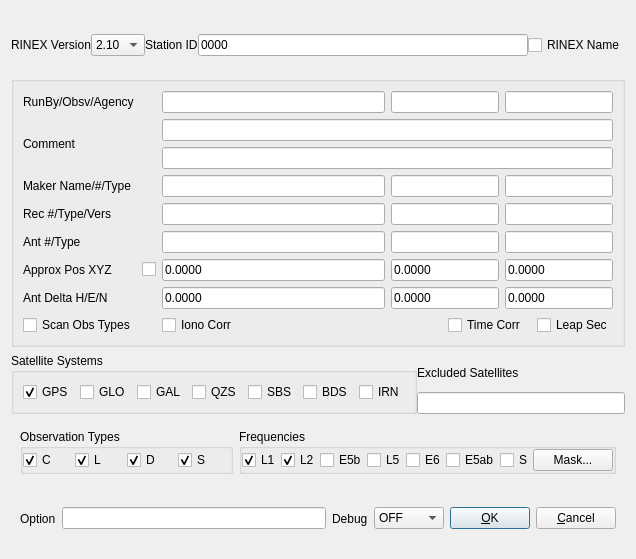
<?xml version="1.0" encoding="UTF-8"?>
<ui version="4.0">
 <class>ConvOptDialog</class>
 <widget class="QWidget" name="ConvOptDialog">
  <property name="geometry">
   <rect>
    <x>0</x>
    <y>0</y>
    <width>636</width>
    <height>559</height>
   </rect>
  </property>
  <property name="windowTitle">
   <string>Options</string>
  </property>
  <property name="toolTip">
   <string/>
  </property>
  <layout class="QVBoxLayout" name="verticalLayout">
   <item>
    <widget class="QWidget" name="widget_2" native="true">
     <layout class="QHBoxLayout" name="horizontalLayout_5">
      <property name="spacing">
       <number>0</number>
      </property>
      <property name="leftMargin">
       <number>0</number>
      </property>
      <property name="rightMargin">
       <number>0</number>
      </property>
      <property name="bottomMargin">
       <number>0</number>
      </property>
      <item>
       <widget class="QLabel" name="Label9">
        <property name="enabled">
         <bool>true</bool>
        </property>
        <property name="toolTip">
         <string/>
        </property>
        <property name="text">
         <string>RINEX Version</string>
        </property>
       </widget>
      </item>
      <item>
       <widget class="QComboBox" name="RnxVer">
        <property name="enabled">
         <bool>true</bool>
        </property>
        <property name="toolTip">
         <string/>
        </property>
        <item>
         <property name="text">
          <string>2.10</string>
         </property>
        </item>
        <item>
         <property name="text">
          <string>2.11</string>
         </property>
        </item>
        <item>
         <property name="text">
          <string>2.12</string>
         </property>
        </item>
        <item>
         <property name="text">
          <string>3.00</string>
         </property>
        </item>
        <item>
         <property name="text">
          <string>3.01</string>
         </property>
        </item>
        <item>
         <property name="text">
          <string>3.02</string>
         </property>
        </item>
        <item>
         <property name="text">
          <string>3.03</string>
         </property>
        </item>
       </widget>
      </item>
      <item>
       <widget class="QLabel" name="Label12">
        <property name="enabled">
         <bool>true</bool>
        </property>
        <property name="toolTip">
         <string/>
        </property>
        <property name="text">
         <string>Station ID</string>
        </property>
       </widget>
      </item>
      <item>
       <widget class="QLineEdit" name="RnxCode">
        <property name="enabled">
         <bool>true</bool>
        </property>
        <property name="toolTip">
         <string/>
        </property>
        <property name="text">
         <string>0000</string>
        </property>
       </widget>
      </item>
      <item>
       <widget class="QCheckBox" name="RnxFile">
        <property name="toolTip">
         <string/>
        </property>
        <property name="text">
         <string>RINEX Name</string>
        </property>
        <property name="checked">
         <bool>false</bool>
        </property>
       </widget>
      </item>
     </layout>
    </widget>
   </item>
   <item>
    <widget class="QGroupBox" name="GroupBox1">
     <property name="toolTip">
      <string/>
     </property>
     <property name="title">
      <string/>
     </property>
     <layout class="QGridLayout" name="gridLayout">
      <item row="0" column="0">
       <widget class="QLabel" name="Label2">
        <property name="enabled">
         <bool>true</bool>
        </property>
        <property name="toolTip">
         <string/>
        </property>
        <property name="text">
         <string>RunBy/Obsv/Agency</string>
        </property>
       </widget>
      </item>
      <item row="0" column="2">
       <widget class="QLineEdit" name="RunBy">
        <property name="enabled">
         <bool>true</bool>
        </property>
        <property name="toolTip">
         <string/>
        </property>
        <property name="text">
         <string/>
        </property>
       </widget>
      </item>
      <item row="0" column="3" colspan="2">
       <widget class="QLineEdit" name="Name0">
        <property name="enabled">
         <bool>true</bool>
        </property>
        <property name="toolTip">
         <string/>
        </property>
        <property name="text">
         <string/>
        </property>
       </widget>
      </item>
      <item row="0" column="5" colspan="2">
       <widget class="QLineEdit" name="Name1">
        <property name="enabled">
         <bool>true</bool>
        </property>
        <property name="toolTip">
         <string/>
        </property>
        <property name="text">
         <string/>
        </property>
       </widget>
      </item>
      <item row="1" column="0" rowspan="2">
       <widget class="QLabel" name="Label10">
        <property name="enabled">
         <bool>true</bool>
        </property>
        <property name="toolTip">
         <string/>
        </property>
        <property name="text">
         <string>Comment</string>
        </property>
       </widget>
      </item>
      <item row="1" column="2" colspan="5">
       <widget class="QLineEdit" name="Comment0">
        <property name="enabled">
         <bool>true</bool>
        </property>
        <property name="toolTip">
         <string/>
        </property>
        <property name="text">
         <string/>
        </property>
       </widget>
      </item>
      <item row="2" column="2" colspan="5">
       <widget class="QLineEdit" name="Comment1">
        <property name="enabled">
         <bool>true</bool>
        </property>
        <property name="toolTip">
         <string/>
        </property>
        <property name="text">
         <string/>
        </property>
       </widget>
      </item>
      <item row="3" column="0">
       <widget class="QLabel" name="Label1">
        <property name="enabled">
         <bool>true</bool>
        </property>
        <property name="toolTip">
         <string/>
        </property>
        <property name="text">
         <string>Maker Name/#/Type</string>
        </property>
       </widget>
      </item>
      <item row="3" column="2">
       <widget class="QLineEdit" name="Marker">
        <property name="enabled">
         <bool>true</bool>
        </property>
        <property name="toolTip">
         <string/>
        </property>
        <property name="text">
         <string/>
        </property>
       </widget>
      </item>
      <item row="3" column="3" colspan="2">
       <widget class="QLineEdit" name="MarkerNo">
        <property name="enabled">
         <bool>true</bool>
        </property>
        <property name="toolTip">
         <string/>
        </property>
        <property name="text">
         <string/>
        </property>
       </widget>
      </item>
      <item row="3" column="5" colspan="2">
       <widget class="QLineEdit" name="MarkerType">
        <property name="enabled">
         <bool>true</bool>
        </property>
        <property name="toolTip">
         <string/>
        </property>
        <property name="text">
         <string/>
        </property>
       </widget>
      </item>
      <item row="4" column="0">
       <widget class="QLabel" name="Label4">
        <property name="enabled">
         <bool>true</bool>
        </property>
        <property name="toolTip">
         <string/>
        </property>
        <property name="text">
         <string>Rec #/Type/Vers</string>
        </property>
       </widget>
      </item>
      <item row="4" column="2">
       <widget class="QLineEdit" name="Rec0">
        <property name="enabled">
         <bool>true</bool>
        </property>
        <property name="toolTip">
         <string/>
        </property>
        <property name="text">
         <string/>
        </property>
       </widget>
      </item>
      <item row="4" column="3" colspan="2">
       <widget class="QLineEdit" name="Rec1">
        <property name="enabled">
         <bool>true</bool>
        </property>
        <property name="toolTip">
         <string/>
        </property>
        <property name="text">
         <string/>
        </property>
       </widget>
      </item>
      <item row="4" column="5" colspan="2">
       <widget class="QLineEdit" name="Rec2">
        <property name="enabled">
         <bool>true</bool>
        </property>
        <property name="toolTip">
         <string/>
        </property>
        <property name="text">
         <string/>
        </property>
       </widget>
      </item>
      <item row="5" column="2">
       <widget class="QLineEdit" name="Ant0">
        <property name="enabled">
         <bool>true</bool>
        </property>
        <property name="toolTip">
         <string/>
        </property>
        <property name="text">
         <string/>
        </property>
       </widget>
      </item>
      <item row="5" column="3" colspan="2">
       <widget class="QLineEdit" name="Ant1">
        <property name="enabled">
         <bool>true</bool>
        </property>
        <property name="toolTip">
         <string/>
        </property>
        <property name="text">
         <string/>
        </property>
       </widget>
      </item>
      <item row="5" column="5" colspan="2">
       <widget class="QLineEdit" name="Ant2">
        <property name="enabled">
         <bool>true</bool>
        </property>
        <property name="toolTip">
         <string/>
        </property>
        <property name="text">
         <string/>
        </property>
       </widget>
      </item>
      <item row="6" column="0">
       <widget class="QLabel" name="Label6">
        <property name="enabled">
         <bool>true</bool>
        </property>
        <property name="toolTip">
         <string/>
        </property>
        <property name="text">
         <string>Approx Pos XYZ</string>
        </property>
       </widget>
      </item>
      <item row="6" column="1">
       <widget class="QCheckBox" name="AutoPos">
        <property name="toolTip">
         <string/>
        </property>
        <property name="text">
         <string/>
        </property>
        <property name="checked">
         <bool>false</bool>
        </property>
       </widget>
      </item>
      <item row="6" column="2">
       <widget class="QLineEdit" name="AppPos0">
        <property name="enabled">
         <bool>true</bool>
        </property>
        <property name="toolTip">
         <string/>
        </property>
        <property name="text">
         <string>0.0000</string>
        </property>
       </widget>
      </item>
      <item row="6" column="3" colspan="2">
       <widget class="QLineEdit" name="AppPos1">
        <property name="enabled">
         <bool>true</bool>
        </property>
        <property name="toolTip">
         <string/>
        </property>
        <property name="text">
         <string>0.0000</string>
        </property>
       </widget>
      </item>
      <item row="6" column="5" colspan="2">
       <widget class="QLineEdit" name="AppPos2">
        <property name="enabled">
         <bool>true</bool>
        </property>
        <property name="toolTip">
         <string/>
        </property>
        <property name="text">
         <string>0.0000</string>
        </property>
       </widget>
      </item>
      <item row="7" column="2">
       <widget class="QLineEdit" name="AntDel0">
        <property name="enabled">
         <bool>true</bool>
        </property>
        <property name="toolTip">
         <string/>
        </property>
        <property name="text">
         <string>0.0000</string>
        </property>
       </widget>
      </item>
      <item row="7" column="3" colspan="2">
       <widget class="QLineEdit" name="AntDel1">
        <property name="enabled">
         <bool>true</bool>
        </property>
        <property name="toolTip">
         <string/>
        </property>
        <property name="text">
         <string>0.0000</string>
        </property>
       </widget>
      </item>
      <item row="7" column="5" colspan="2">
       <widget class="QLineEdit" name="AntDel2">
        <property name="enabled">
         <bool>true</bool>
        </property>
        <property name="toolTip">
         <string/>
        </property>
        <property name="text">
         <string>0.0000</string>
        </property>
       </widget>
      </item>
      <item row="8" column="0">
       <widget class="QCheckBox" name="ScanObs">
        <property name="toolTip">
         <string/>
        </property>
        <property name="text">
         <string>Scan Obs Types</string>
        </property>
        <property name="checked">
         <bool>false</bool>
        </property>
       </widget>
      </item>
      <item row="8" column="2" colspan="2">
       <widget class="QCheckBox" name="OutIono">
        <property name="toolTip">
         <string/>
        </property>
        <property name="text">
         <string>Iono Corr</string>
        </property>
        <property name="checked">
         <bool>false</bool>
        </property>
       </widget>
      </item>
      <item row="8" column="4" colspan="2">
       <widget class="QCheckBox" name="OutTime">
        <property name="toolTip">
         <string/>
        </property>
        <property name="text">
         <string>Time Corr</string>
        </property>
        <property name="checked">
         <bool>false</bool>
        </property>
       </widget>
      </item>
      <item row="8" column="6">
       <widget class="QCheckBox" name="OutLeaps">
        <property name="toolTip">
         <string/>
        </property>
        <property name="text">
         <string>Leap Sec</string>
        </property>
        <property name="checked">
         <bool>false</bool>
        </property>
       </widget>
      </item>
      <item row="7" column="0">
       <widget class="QLabel" name="Label7">
        <property name="enabled">
         <bool>true</bool>
        </property>
        <property name="toolTip">
         <string/>
        </property>
        <property name="text">
         <string>Ant Delta H/E/N</string>
        </property>
       </widget>
      </item>
      <item row="5" column="0">
       <widget class="QLabel" name="Label5">
        <property name="enabled">
         <bool>true</bool>
        </property>
        <property name="toolTip">
         <string/>
        </property>
        <property name="text">
         <string>Ant #/Type</string>
        </property>
       </widget>
      </item>
     </layout>
    </widget>
   </item>
   <item>
    <widget class="QWidget" name="widget_3" native="true">
     <layout class="QGridLayout" name="gridLayout_2">
      <property name="leftMargin">
       <number>0</number>
      </property>
      <property name="topMargin">
       <number>0</number>
      </property>
      <property name="rightMargin">
       <number>0</number>
      </property>
      <property name="bottomMargin">
       <number>0</number>
      </property>
      <property name="spacing">
       <number>0</number>
      </property>
      <item row="2" column="2">
       <widget class="QLineEdit" name="ExSats">
        <property name="enabled">
         <bool>true</bool>
        </property>
        <property name="toolTip">
         <string/>
        </property>
        <property name="text">
         <string/>
        </property>
       </widget>
      </item>
      <item row="1" column="2">
       <widget class="QLabel" name="Label11">
        <property name="enabled">
         <bool>true</bool>
        </property>
        <property name="toolTip">
         <string/>
        </property>
        <property name="text">
         <string>Excluded Satellites</string>
        </property>
       </widget>
      </item>
      <item row="1" column="1" rowspan="2">
       <widget class="QGroupBox" name="GroupBox2">
        <property name="toolTip">
         <string/>
        </property>
        <property name="title">
         <string>Satellite Systems</string>
        </property>
        <layout class="QHBoxLayout" name="horizontalLayout">
         <item>
          <widget class="QCheckBox" name="Nav1">
           <property name="toolTip">
            <string/>
           </property>
           <property name="text">
            <string>GPS</string>
           </property>
           <property name="checked">
            <bool>true</bool>
           </property>
          </widget>
         </item>
         <item>
          <widget class="QCheckBox" name="Nav2">
           <property name="toolTip">
            <string/>
           </property>
           <property name="text">
            <string>GLO</string>
           </property>
           <property name="checked">
            <bool>false</bool>
           </property>
          </widget>
         </item>
         <item>
          <widget class="QCheckBox" name="Nav3">
           <property name="toolTip">
            <string/>
           </property>
           <property name="text">
            <string>GAL</string>
           </property>
           <property name="checked">
            <bool>false</bool>
           </property>
          </widget>
         </item>
         <item>
          <widget class="QCheckBox" name="Nav4">
           <property name="toolTip">
            <string/>
           </property>
           <property name="text">
            <string>QZS</string>
           </property>
           <property name="checked">
            <bool>false</bool>
           </property>
          </widget>
         </item>
         <item>
          <widget class="QCheckBox" name="Nav5">
           <property name="toolTip">
            <string/>
           </property>
           <property name="text">
            <string>SBS</string>
           </property>
           <property name="checked">
            <bool>false</bool>
           </property>
          </widget>
         </item>
         <item>
          <widget class="QCheckBox" name="Nav6">
           <property name="toolTip">
            <string/>
           </property>
           <property name="text">
            <string>BDS</string>
           </property>
           <property name="checked">
            <bool>false</bool>
           </property>
          </widget>
         </item>
         <item>
          <widget class="QCheckBox" name="Nav7">
           <property name="text">
            <string>IRN</string>
           </property>
          </widget>
         </item>
        </layout>
       </widget>
      </item>
     </layout>
    </widget>
   </item>
   <item>
    <widget class="QWidget" name="widget_4" native="true">
     <layout class="QHBoxLayout" name="horizontalLayout_6">
      <item>
       <widget class="QGroupBox" name="GroupBox3">
        <property name="toolTip">
         <string/>
        </property>
        <property name="title">
         <string>Observation Types</string>
        </property>
        <layout class="QHBoxLayout" name="horizontalLayout_2">
         <property name="spacing">
          <number>0</number>
         </property>
         <property name="leftMargin">
          <number>0</number>
         </property>
         <property name="topMargin">
          <number>0</number>
         </property>
         <property name="rightMargin">
          <number>0</number>
         </property>
         <property name="bottomMargin">
          <number>0</number>
         </property>
         <item>
          <widget class="QCheckBox" name="Obs1">
           <property name="toolTip">
            <string/>
           </property>
           <property name="text">
            <string>C</string>
           </property>
           <property name="checked">
            <bool>true</bool>
           </property>
          </widget>
         </item>
         <item>
          <widget class="QCheckBox" name="Obs2">
           <property name="toolTip">
            <string/>
           </property>
           <property name="text">
            <string>L</string>
           </property>
           <property name="checked">
            <bool>true</bool>
           </property>
          </widget>
         </item>
         <item>
          <widget class="QCheckBox" name="Obs3">
           <property name="toolTip">
            <string/>
           </property>
           <property name="text">
            <string>D</string>
           </property>
           <property name="checked">
            <bool>true</bool>
           </property>
          </widget>
         </item>
         <item>
          <widget class="QCheckBox" name="Obs4">
           <property name="toolTip">
            <string/>
           </property>
           <property name="text">
            <string>S</string>
           </property>
           <property name="checked">
            <bool>true</bool>
           </property>
          </widget>
         </item>
        </layout>
       </widget>
      </item>
      <item>
       <widget class="QGroupBox" name="GroupBox4">
        <property name="toolTip">
         <string/>
        </property>
        <property name="title">
         <string>Frequencies</string>
        </property>
        <layout class="QHBoxLayout" name="horizontalLayout_3">
         <property name="spacing">
          <number>0</number>
         </property>
         <property name="leftMargin">
          <number>0</number>
         </property>
         <property name="topMargin">
          <number>0</number>
         </property>
         <property name="rightMargin">
          <number>0</number>
         </property>
         <property name="bottomMargin">
          <number>0</number>
         </property>
         <item>
          <widget class="QCheckBox" name="Freq1">
           <property name="toolTip">
            <string/>
           </property>
           <property name="text">
            <string>L1</string>
           </property>
           <property name="checked">
            <bool>true</bool>
           </property>
          </widget>
         </item>
         <item>
          <widget class="QCheckBox" name="Freq2">
           <property name="toolTip">
            <string/>
           </property>
           <property name="text">
            <string>L2</string>
           </property>
           <property name="checked">
            <bool>true</bool>
           </property>
          </widget>
         </item>
         <item>
          <widget class="QCheckBox" name="Freq3">
           <property name="toolTip">
            <string/>
           </property>
           <property name="text">
            <string>E5b</string>
           </property>
           <property name="checked">
            <bool>false</bool>
           </property>
          </widget>
         </item>
         <item>
          <widget class="QCheckBox" name="Freq4">
           <property name="toolTip">
            <string/>
           </property>
           <property name="text">
            <string>L5</string>
           </property>
           <property name="checked">
            <bool>false</bool>
           </property>
          </widget>
         </item>
         <item>
          <widget class="QCheckBox" name="Freq5">
           <property name="toolTip">
            <string/>
           </property>
           <property name="text">
            <string>E6</string>
           </property>
           <property name="checked">
            <bool>false</bool>
           </property>
          </widget>
         </item>
         <item>
          <widget class="QCheckBox" name="Freq6">
           <property name="toolTip">
            <string/>
           </property>
           <property name="text">
            <string>E5ab</string>
           </property>
           <property name="checked">
            <bool>false</bool>
           </property>
          </widget>
         </item>
         <item>
          <widget class="QCheckBox" name="Freq7">
           <property name="text">
            <string>S</string>
           </property>
          </widget>
         </item>
         <item>
          <widget class="QPushButton" name="BtnMask">
           <property name="enabled">
            <bool>true</bool>
           </property>
           <property name="toolTip">
            <string/>
           </property>
           <property name="text">
            <string>Mask...</string>
           </property>
          </widget>
         </item>
        </layout>
       </widget>
      </item>
     </layout>
    </widget>
   </item>
   <item>
    <widget class="QWidget" name="widget" native="true">
     <layout class="QHBoxLayout" name="horizontalLayout_4">
      <item>
       <widget class="QLabel" name="Label8">
        <property name="enabled">
         <bool>true</bool>
        </property>
        <property name="toolTip">
         <string/>
        </property>
        <property name="text">
         <string>Option</string>
        </property>
       </widget>
      </item>
      <item>
       <widget class="QLineEdit" name="RcvOption">
        <property name="enabled">
         <bool>true</bool>
        </property>
        <property name="toolTip">
         <string/>
        </property>
        <property name="text">
         <string/>
        </property>
       </widget>
      </item>
      <item>
       <widget class="QLabel" name="Label3">
        <property name="enabled">
         <bool>true</bool>
        </property>
        <property name="toolTip">
         <string/>
        </property>
        <property name="text">
         <string>Debug</string>
        </property>
       </widget>
      </item>
      <item>
       <widget class="QComboBox" name="TraceLevel">
        <property name="enabled">
         <bool>true</bool>
        </property>
        <property name="toolTip">
         <string/>
        </property>
        <item>
         <property name="text">
          <string>OFF</string>
         </property>
        </item>
        <item>
         <property name="text">
          <string>Level 1</string>
         </property>
        </item>
        <item>
         <property name="text">
          <string>Level 2</string>
         </property>
        </item>
        <item>
         <property name="text">
          <string>Level 3</string>
         </property>
        </item>
        <item>
         <property name="text">
          <string>Level 4</string>
         </property>
        </item>
        <item>
         <property name="text">
          <string>Level 5</string>
         </property>
        </item>
       </widget>
      </item>
      <item>
       <widget class="QPushButton" name="BtnOk">
        <property name="enabled">
         <bool>true</bool>
        </property>
        <property name="toolTip">
         <string/>
        </property>
        <property name="text">
         <string>&amp;OK</string>
        </property>
        <property name="autoDefault">
         <bool>true</bool>
        </property>
        <property name="default">
         <bool>true</bool>
        </property>
       </widget>
      </item>
      <item>
       <widget class="QPushButton" name="BtnCancel">
        <property name="enabled">
         <bool>true</bool>
        </property>
        <property name="toolTip">
         <string/>
        </property>
        <property name="text">
         <string>&amp;Cancel</string>
        </property>
       </widget>
      </item>
     </layout>
    </widget>
   </item>
  </layout>
  <zorder>GroupBox1</zorder>
  <zorder>widget</zorder>
  <zorder>widget_2</zorder>
  <zorder>widget_3</zorder>
  <zorder>widget_4</zorder>
 </widget>
 <resources/>
 <connections/>
</ui>
